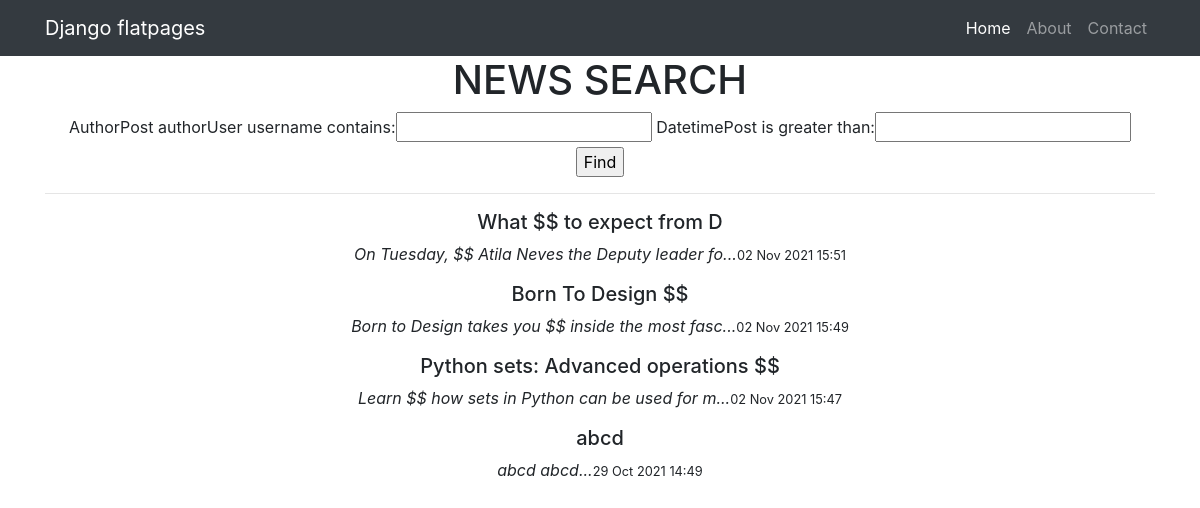
Page /news/search/ on the earlier database version.
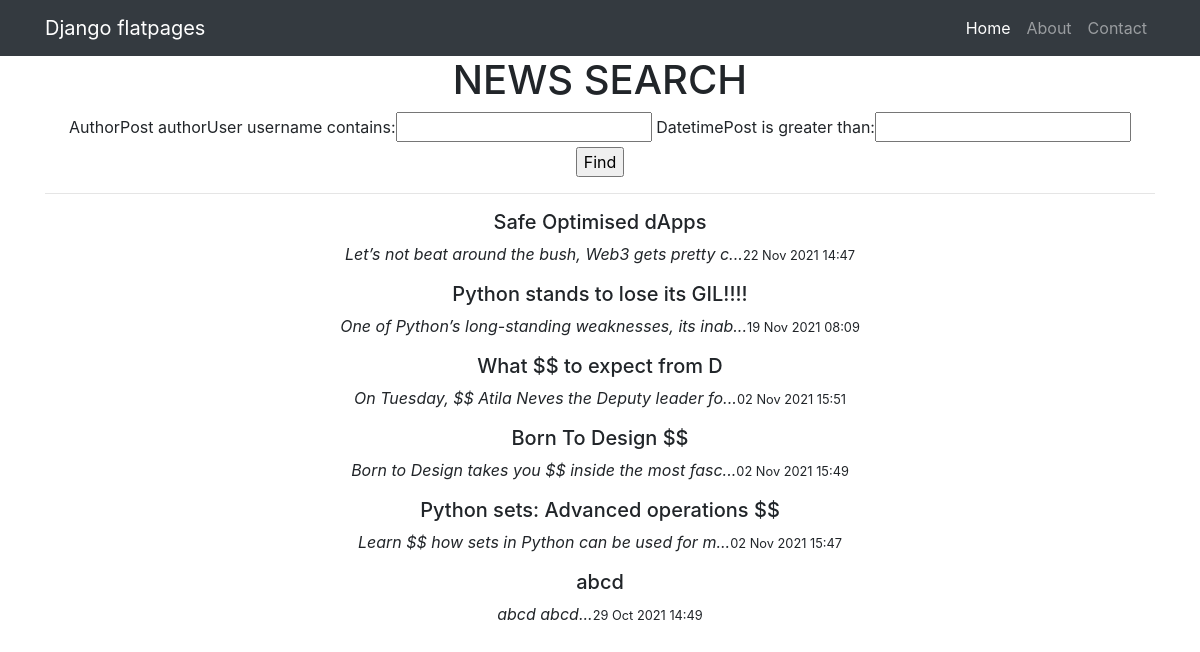
Same page on the later database version.
### news/models.py (models this page shows, shortened)
class Post(models.Model):
    authorPost = models.ForeignKey(Author, on_delete =models.CASCADE)
    NEWS = 'NW'
    ARTICLE = 'AR'
    POST_CHOISE = (
       (NEWS, 'Новость'),
       (ARTICLE, 'Статья')
    )
    typePost = models.CharField(max_length=2, choices=POST_CHOISE, default=NEWS)
    datetimePost = models.DateTimeField(auto_now_add=True)
    categoryPost =models.ManyToManyField(Category, through='PostCategory')
    titlePost = models.CharField(max_length= 128)
    textPost = models.TextField()
    ratingPost = models.IntegerField(default = 0)

### news/views.py (the view)
# urls.py: path('search/', NewsSearch.as_view()),
class NewsSearch(ListView):
    model = Post
    template_name = 'search.html'
    context_object_name = 'news'
    queryset = Post.objects.filter(typePost='NW').order_by('-id')
    paginate_by = 6
    def get_filter(self):
        return NewsFilter(self.request.GET, queryset=super().get_queryset())
    def get_queryset(self):
        return self.get_filter().qs
    def get_context_data(self, *args, **kwargs):
        return {
               **super().get_context_data(*args, **kwargs),
               "filter":self.get_filter(),
        }

### news/templatetags/custom_filters.py (called while the page is built)
@register.filter(name='preview')
def preview(value):
    return value[0:50]+'...   '

@register.filter(name='CENSOR')
def censor(text):
    text_censor = ''
    for word in text.split():
        if word.strip('.,"/') in FILTR_CENS:
            word = '$$'
        text_censor += f' {word}'
    return text_censor

### templates/search.html (shortened to what this page needs)
{% extends 'flatpages/default.html' %}
{% load custom_filters %}
{% block content %}
<h1>NEWS SEARCH</h1>
<form method="GET">
    {{ filter.form }}
    <input type="submit" value="Find">
</form>
<hr>
        <table>
        {% for news_id in news %}
          <p>
            <h5>
            {{ news_id.titlePost|CENSOR }}
            </h5>
            <i>{{ news_id.textPost|preview|CENSOR }}</i>
            <small>{{ news_id.datetimePost|date:'d M Y H:i' }}</small>
          </p>
        {% endfor %}
        </table>
{% endblock content %}

### templates/flatpages/default.html (shortened to what this page needs)
{% load static %}
<!DOCTYPE html>
<html lang="en">
<head>
  <link href="{% static 'vendor/bootstrap/css/bootstrap.min.css' %}" rel="stylesheet">
</head>
<body>
  <nav class="navbar navbar-expand-lg navbar-dark bg-dark static-top">
    <div class="container">
      <a class="navbar-brand" href="#">Django flatpages</a>
      <div class="collapse navbar-collapse" id="navbarResponsive">
        <ul class="navbar-nav ml-auto">
          <li class="nav-item active">
            <a class="nav-link" href="#">Home
            </a>
          </li>
          <li class="nav-item">
            <a class="nav-link" href="/about/">About</a>
          </li>
          <li class="nav-item">
            <a class="nav-link" href="/contacts/">Contact</a>
          </li>
        </ul>
      </div>
    </div>
  </nav>
  <div class="container">
    <div class="row">
      <div class="col-lg-12 text-center">
       {% block content %}{% endblock content %}
      </div>
    </div>
  </div>
</body>
</html>

Differences in the rows shown:
added Post: titlePost|CENSOR "Safe Optimised dApps", textPost|preview "Let’s not beat around the bush, Web3 gets pretty c...", datetimePost "22 Nov 2021 14:47"
added Post: titlePost|CENSOR "Python stands to lose its GIL!!!!", textPost|preview "One of Python’s long-standing weaknesses, its inab...", datetimePost "19 Nov 2021 08:09"
